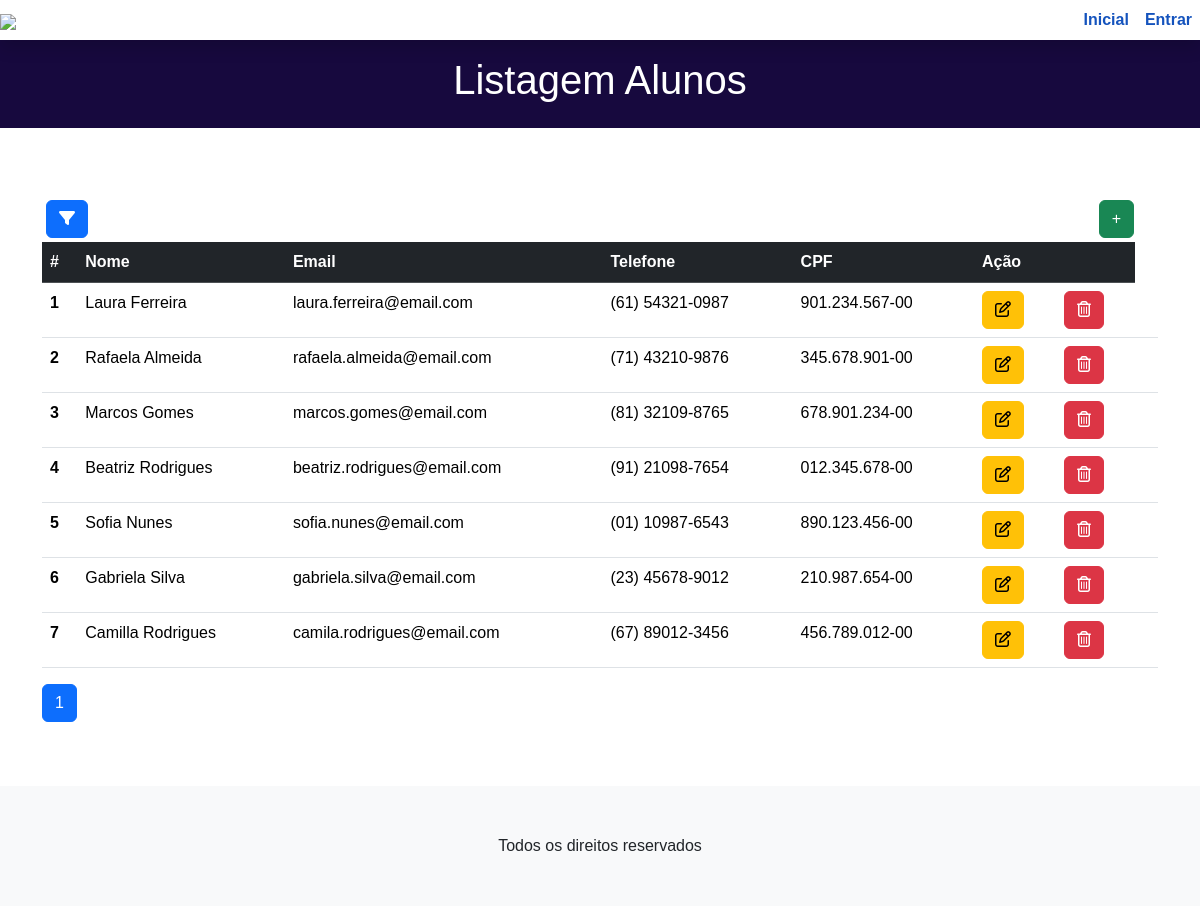
Screenshot of /aluno.php with the database file from the repository.
### tables this page shows
CREATE TABLE `alunos` (
  `idAluno` int NOT NULL AUTO_INCREMENT,
  `nome` varchar(250) NOT NULL,
  `email` varchar(250) NOT NULL,
  `telefone` varchar(20) NOT NULL,
  `cpf` varchar(14) NOT NULL,
  `senha` varchar(255) DEFAULT NULL,
  PRIMARY KEY (`idAluno`),
  UNIQUE KEY `idAluno_UNIQUE` (`idAluno`)
);

### aluno.php (the view, shortened to what this page needs)
<?php
include __DIR__ . "/header.php";
?>
<main>
<div class="container-fluid p-3" style="background-color: #17093e;">
        <h1 class=" text-black text-center text-light"
            style="color: white !important;">
            Listagem Alunos
        </h1>
    </div>
    <div class="container py-5">
        <div class="mb-1 ms-1 m-4" style="display:flow-root">
            <a type="button" data-bs-toggle="collapse" data-bs-target="#searchForm" class="btn btn-primary float-start"><i class="fas fa-filter"></i></a>
            <a type="button" href="aluno_cadastro.php" class="btn btn-success float-end">+</a>
        </div>
        <div class="row">
            <div class="col-md-12 d-flex flex-column justify-content-center">
                <table class="table">
                    <thead class="table-dark">
                        <tr>
                            <th scope="col">#</th>
                            <th scope="col">Nome </th>
                            <th scope="col">Email</th>
                            <th scope="col">Telefone</th>
                            <th scope="col">CPF</th>
                            <th colspan="2" scope="col">Ação</th>
                        </tr>
                    </thead>
                    <tbody>
                        <?php
                        include_once __DIR__ . "/config/connection.php";
                        try {
                            $registrosPorPagina = 10;
                            $paginaAtual = isset($_GET['pagina']) ? (int)$_GET['pagina'] : 1;
                            $inicio = ($registrosPorPagina * $paginaAtual) - $registrosPorPagina;
                            if (isset($_GET['busca']) && !empty($_GET['busca'])) {
                                $busca = isset($_GET['busca']) ? $_GET['busca'] : '';
                                $sql = "SELECT * FROM alunos WHERE nome LIKE :busca  OR email LIKE :busca OR cpf LIKE :busca LIMIT $inicio, $registrosPorPagina";
                                $sqlTotal = "SELECT COUNT(*) as total FROM alunos WHERE nome LIKE :busca  OR email LIKE :busca OR cpf LIKE :busca";
                                $resultadoTotal = $pdo->prepare($sqlTotal);
                                $resultadoTotal->bindValue(':busca', "%$busca%");
                                $resultadoTotal->execute();
                                $totalRegistros = $resultadoTotal->fetch(PDO::FETCH_ASSOC)['total'];
                                $resultado = $pdo->prepare($sql);
                                $resultado->bindValue(':busca', "%$busca%");
                                $resultado->execute();
                            } else {
                                $sql = "SELECT * FROM alunos LIMIT $inicio, $registrosPorPagina";
                                $sqlTotal = "SELECT COUNT(*) as total FROM alunos";
                                $resultadoTotal = $pdo->query($sqlTotal);
                                $totalRegistros = $resultadoTotal->fetch(PDO::FETCH_ASSOC)['total'];
                                $resultado = $pdo->query($sql);
                            }
                            if ($resultado->rowCount() > 0) {
                                while ($row = $resultado->fetch(PDO::FETCH_ASSOC)) {
                        ?>
                                    <tr>
                                        <th scope="row"><?php echo $row['idAluno']; ?></th>
                                        <td><?php echo $row['nome']; ?></td>
                                        <td><?php echo $row['email']; ?></td>
                                        <td><?php echo $row['telefone']; ?></td>
                                        <td><?php echo $row['cpf']; ?></td>
                                        <td>
                                            <a type="button" href="aluno_cadastro.php?id=<?php echo $row['idAluno']; ?>" class="btn btn-warning">
                                                <i class="fa-regular fa-pen-to-square"></i>
                                            </a>
                                        </td>
                                        <td>
                                            <a type="button" class="btn btn-danger" href="aluno.php?id=<?php echo $row['idAluno']; ?>">
                                                <i class="fa-regular fa-trash-can"></i>
                                            </a>
                                        <td>
                                    </tr>
                        <?php
                                }
                            } else {
                                echo "Não encontramos alunos cadastrados!";
                            }
                        } catch (PDOException $e) {
                            echo $e->getMessage();
                        } ?>
                    </tbody>
                </table>
                <nav aria-label="Page navigation example">
                    <ul class="pagination">
                        <?php for ($i = 1; $i <= ceil($totalRegistros / $registrosPorPagina); $i++) : ?>
                            <li class="page-item <?php echo $i == $paginaAtual ? 'active' : '' ?>">
                                <a class="page-link" href="?pagina=<?php echo $i ?>"><?php echo $i ?></a>
                            </li>
                        <?php endfor; ?>
                    </ul>
                </nav>
            </div>
        </div>
    </div>
</main>
<?php include __DIR__ . "/footer.php"; ?>

### header.php (shortened to what this page needs)
<!DOCTYPE html>
<html lang="pt-br">
<head>
    <link href="https://cdn.jsdelivr.net/npm/bootstrap@5.3.2/dist/css/bootstrap.min.css" rel="stylesheet">
    <link rel="stylesheet" href="assets/css/main.css">
</head>
<body>
    <?php
    include __DIR__ . "/menu.php";
    ?>

### menu.php (shortened to what this page needs)
<?php
    $logado = $_SESSION['usuario'];
?>
<header>
 <nav class="navbar navbar-expand-lg bg-white navbar-light shadow sticky-top p-0">
        <a class="navbar-brand" href="#"><img width="120" src="https://www.senac.br/images/logo-senac-cnc-color-100.png"></a>
        <div class="collapse navbar-collapse" id="navbarCollapse">
            <div class="navbar-nav ms-auto p-4 p-lg-0">
                <?php
                if($logado) {
                    if(!empty($logado['idProfessor'])) {
                        ?>
                        <a class="nav-item nav-link" href="professor.php">Professor</a>
                    <a class="nav-item nav-link" href="aluno.php">Aluno</a>
                    <a class="nav-item nav-link" href="disciplina.php">Disciplina</a>
                        <?php
                    }else{?>
                    <a class="nav-item nav-link" aria-current="page" href="index.php">Inicial</a>
                   <?php }
                    ?>
                    <a class="nav-item nav-link" href="sair.php">Sair</a>
                    <?php
                } else {
                    ?>
                    <a class="nav-item nav-link" aria-current="page" href="index.php">Inicial</a>
                    <a class="nav-item nav-link" href="login.php">Entrar</a>
                    <?php
                }
                ?>
            </div>
        </div>
    </nav>
</header>

### footer.php (shortened to what this page needs)
<footer class="bg-body-tertiary py-5">
    <div class="container">
        <div class="row">
            <div class="col-12 text-center">
                Todos os direitos reservados
            </div>
        </div>
    </div>
</footer>
</body>
</html>

### rows the page displays
alunos: idAluno "1", nome "Laura Ferreira", email "laura.ferreira@email.com", telefone "(61) 54321-0987", cpf "901.234.567-00"
alunos: idAluno "2", nome "Rafaela Almeida", email "rafaela.almeida@email.com", telefone "(71) 43210-9876", cpf "345.678.901-00"
alunos: idAluno "3", nome "Marcos Gomes", email "marcos.gomes@email.com", telefone "(81) 32109-8765", cpf "678.901.234-00"
alunos: idAluno "4", nome "Beatriz Rodrigues", email "beatriz.rodrigues@email.com", telefone "(91) 21098-7654", cpf "012.345.678-00"
alunos: idAluno "5", nome "Sofia Nunes", email "sofia.nunes@email.com", telefone "(01) 10987-6543", cpf "890.123.456-00"
alunos: idAluno "6", nome "Gabriela Silva", email "gabriela.silva@email.com", telefone "(23) 45678-9012", cpf "210.987.654-00"
alunos: idAluno "7", nome "Camilla Rodrigues", email "camila.rodrigues@email.com", telefone "(67) 89012-3456", cpf "456.789.012-00"
